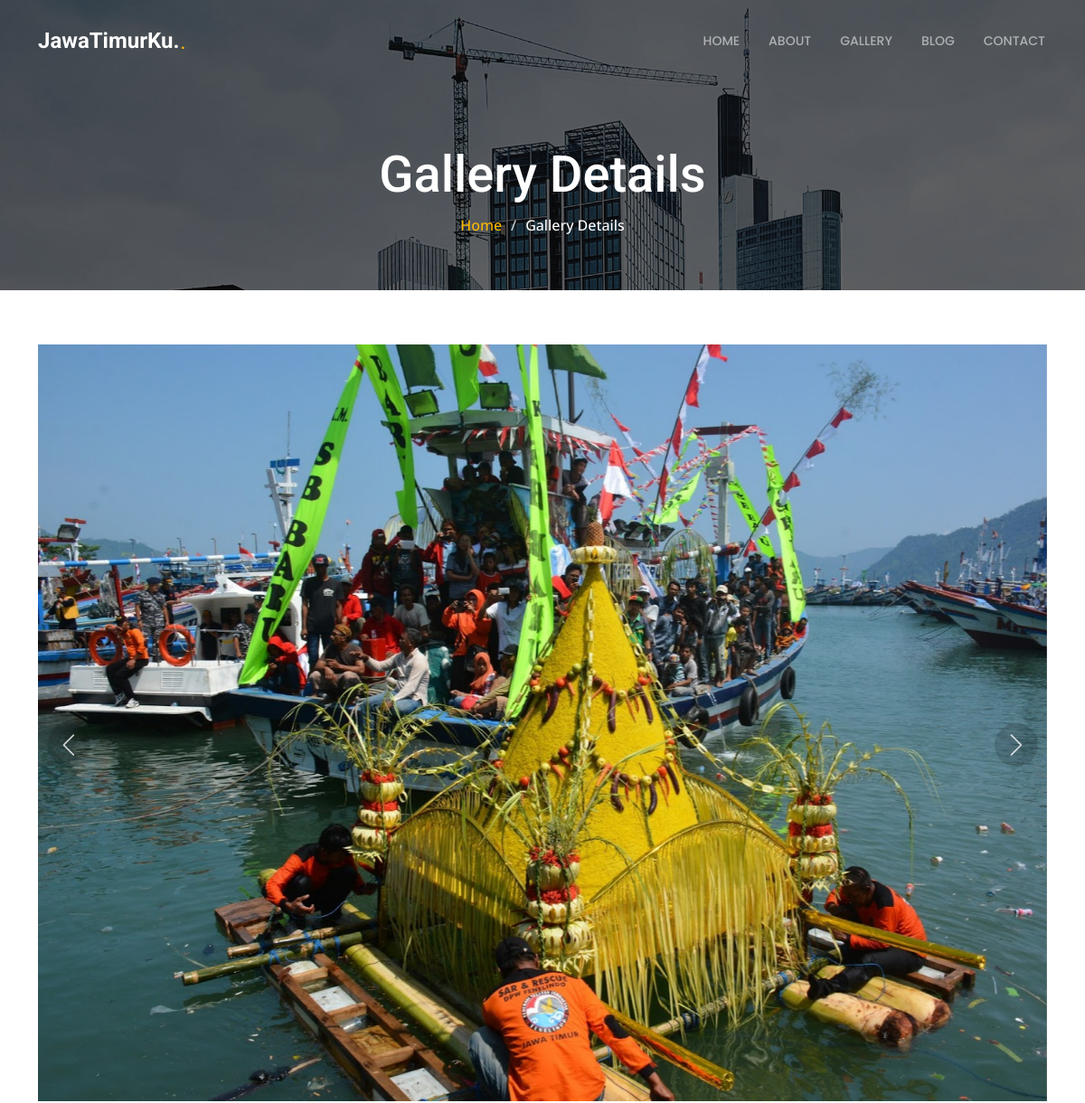
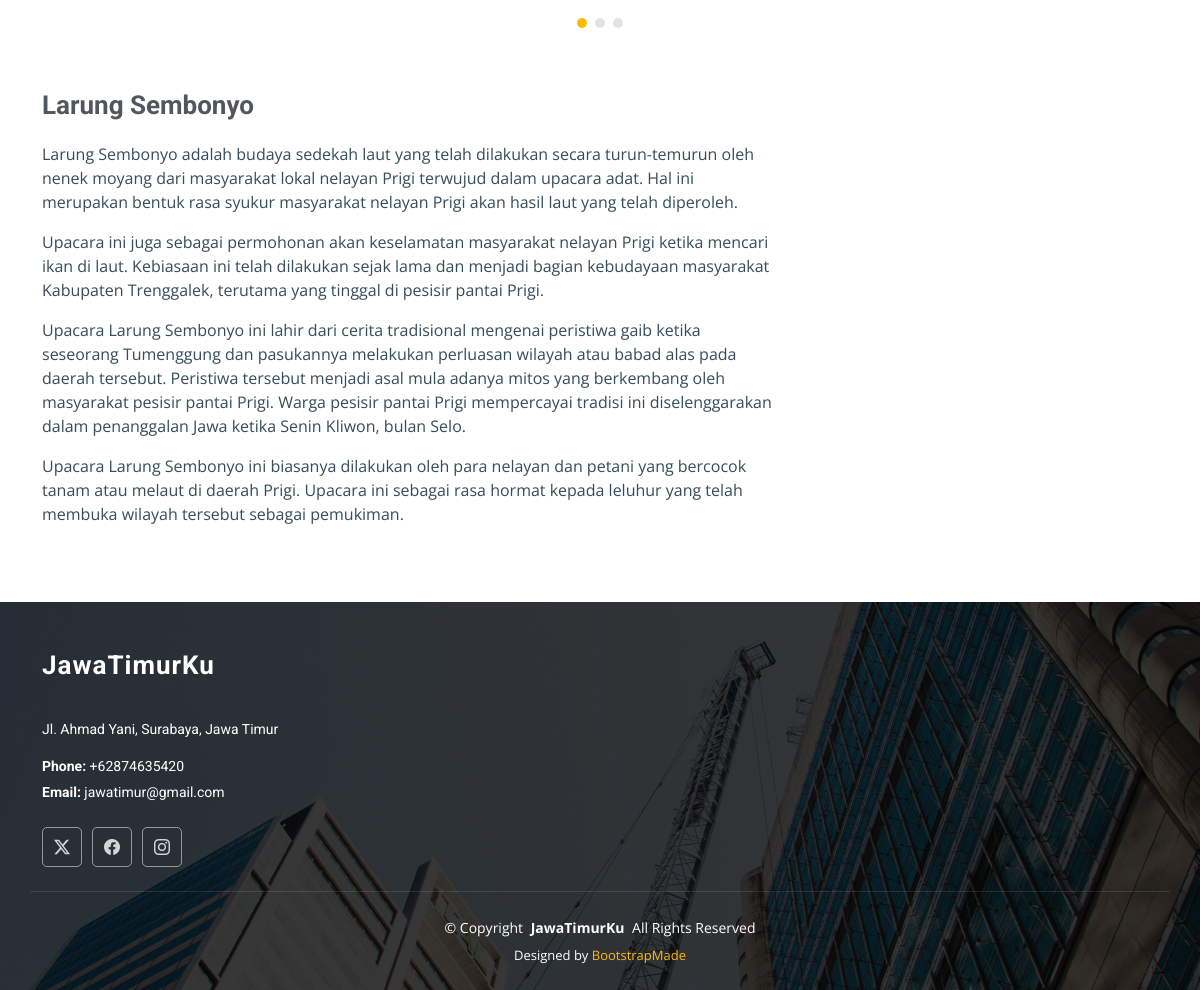
/detail.php?id_gambar=1, run on the app's committed database (2 pictures, top to bottom).
### tables this page shows
CREATE TABLE `tgambar` (
  `id_gambar` int(3) NOT NULL,
  `jenis_gambar` varchar(128) NOT NULL,
  `judul_gambar` varchar(255) NOT NULL,
  `paragraf_1` text NOT NULL,
  `paragraf_2` text NOT NULL,
  `paragraf_3` text NOT NULL,
  `paragraf_4` text NOT NULL,
  `gambar_1` varchar(128) NOT NULL,
  `gambar_2` varchar(128) NOT NULL,
  `gambar_3` varchar(128) NOT NULL
);

CREATE TABLE `tkontak` (
  `id_kontak` int(3) NOT NULL,
  `address` varchar(128) NOT NULL,
  `call_us` varchar(20) NOT NULL,
  `email_us` varchar(128) NOT NULL,
  `maps` varchar(500) NOT NULL,
  `twitter` varchar(255) NOT NULL,
  `facebook` varchar(255) NOT NULL,
  `instagram` varchar(255) NOT NULL
);

### detail.php (the view, shortened to what this page needs)
<?php
include('koneksi.php');
$id_gambar = isset($_GET['id_gambar']) ? intval($_GET['id_gambar']) : 0;
$query = "SELECT * FROM tgambar WHERE id_gambar = $id_gambar";
$result = mysqli_query($koneksi, $query);
if (mysqli_num_rows($result) > 0) {
    $data = mysqli_fetch_assoc($result);
} else {
    die("Data tidak ditemukan.");
}
?>
<!DOCTYPE html>
<html lang="en">
  <head>
    <link
      href="assets/vendor/bootstrap/css/bootstrap.min.css"
      rel="stylesheet"
    />
    <link
      href="assets/vendor/bootstrap-icons/bootstrap-icons.css"
      rel="stylesheet"
    />
    <link href="assets/vendor/aos/aos.css" rel="stylesheet" />
    <link
      href="assets/vendor/fontawesome-free/css/all.min.css"
      rel="stylesheet"
    />
    <link
      href="assets/vendor/glightbox/css/glightbox.min.css"
      rel="stylesheet"
    />
    <link href="assets/vendor/swiper/swiper-bundle.min.css" rel="stylesheet" />
    <link href="assets/css/main.css" rel="stylesheet" />
  </head>
  <body class="project-details-page">
    <header id="header" class="header d-flex align-items-center fixed-top">
      <div
        class="container-fluid container-xl position-relative d-flex align-items-center justify-content-between"
      >
        <a href="index.php" class="logo d-flex align-items-center">
          <h1 class="sitename">JawaTimurKu.</h1>
          <span>.</span>
        </a>
        <nav id="navmenu" class="navmenu">
          <ul>
            <li><a href="index.php">Home</a></li>
            <li><a href="about.php">About</a></li>
            <li><a href="projects.php">Gallery</a></li>
            <li><a href="blog.php">Blog</a></li>
            <li><a href="contact.php">Contact</a></li>
          </ul>
        </nav>
      </div>
    </header>
    <main class="main">
      <div
        class="page-title dark-background"
        style="background-image: url(assets/img/page-title-bg.jpg)"
      >
        <div class="container position-relative">
          <h1>Gallery Details</h1>
          <nav class="breadcrumbs">
            <ol>
              <li><a href="index.php">Home</a></li>
              <li class="current">Gallery Details</li>
            </ol>
          </nav>
        </div>
      </div>
      <section id="project-details" class="project-details section">
        <div class="container" data-aos="fade-up">
          <div class="portfolio-details-slider swiper init-swiper">
            <div class="swiper-wrapper align-items-center">
            <?php if (!empty($data['gambar_1'])): ?>
              <div class="swiper-slide">
                <img src="/Jawa%20Timur/Dashboard/<?= $data['gambar_1']; ?>" alt="" />
              </div>
              <?php endif; ?>
            </div>
            <div class="swiper-button-prev"></div>
            <div class="swiper-button-next"></div>
            <div class="swiper-pagination"></div>
          </div>
          <div class="row justify-content-between gy-4 mt-4">
            <div class="col-lg-8" data-aos="fade-up">
              <div class="portfolio-description">
                <h2><?= $data['judul_gambar']; ?></h2>
                <p><?= $data['paragraf_1']; ?></p>
                <p><?= $data['paragraf_2']; ?></p>
                <p><?= $data['paragraf_3']; ?></p>
                <p><?= $data['paragraf_4']; ?>
                </p>
              </div>
            </div>
          </div>
      </section>
</main>
<?php include "footer.php"; ?>

### footer.php (shortened to what this page needs)
<?php
  $result_kontak = mysqli_query($koneksi, "SELECT * FROM tkontak LIMIT 1");
  $data = mysqli_fetch_array($result_kontak);
?>
<footer id="footer" class="footer dark-background">
      <div class="container footer-top">
        <div class="row gy-4">
          <div class="col-lg-4 col-md-6 footer-about">
            <a href="index.php" class="logo d-flex align-items-center">
              <span class="sitename">JawaTimurKu</span>
            </a>
            <div class="footer-contact pt-3">
              <p><?= $data['address']; ?></p>
              <p class="mt-3">
                <strong>Phone:</strong> <span><?= $data['call_us']; ?></span>
              </p>
              <p><strong>Email:</strong> <span><?= $data['email_us']; ?></span></p>
            </div>
            <div class="social-links d-flex mt-4">
              <a href="<?= $data['twitter']; ?>"><i class="bi bi-twitter-x"></i></a>
              <a href="<?= $data['facebook']; ?>"><i class="bi bi-facebook"></i></a>
              <a href="<?= $data['instagram']; ?>"><i class="bi bi-instagram"></i></a>
            </div>
          </div>
      <div class="container copyright text-center mt-4">
        <p>
          © <span>Copyright</span>
          <strong class="px-1 sitename">JawaTimurKu</strong>
          <span>All Rights Reserved</span>
        </p>
        <div class="credits">
          Designed by <a href="https://bootstrapmade.com/">BootstrapMade</a>
        </div>
      </div>
    </footer>
  </body>
</html>

### data on the page
tgambar: gambar_1 (picture), judul_gambar "Larung Sembonyo", paragraf_1 "Larung Sembonyo adalah budaya sedekah laut yang telah dilakukan secara turun-temurun oleh nenek moyang dari masyarakat lokal nelayan Prigi terwujud dalam upacara adat. Hal ini merupakan bentuk rasa syukur masyarakat nelayan Prigi akan hasil laut yang telah diperoleh.", paragraf_2 "Upacara ini juga sebagai permohonan akan keselamatan masyarakat nelayan Prigi ketika mencari ikan di laut. Kebiasaan ini telah dilakukan sejak lama dan menjadi bagian kebudayaan masyarakat Kabupaten Trenggalek, terutama yang tinggal di pesisir pantai Prigi.", paragraf_3 "Upacara Larung Sembonyo ini lahir dari cerita tradisional mengenai peristiwa gaib ketika seseorang Tumenggung dan pasukannya melakukan perluasan wilayah atau babad alas pada daerah tersebut. Peristiwa tersebut menjadi asal mula adanya mitos yang berkembang oleh masyarakat pesisir pantai Prigi. Warga pesisir pantai Prigi mempercayai tradisi ini diselenggarakan dalam penanggalan Jawa ketika Senin Kliwon, bulan Selo.", paragraf_4 "Upacara Larung Sembonyo ini biasanya dilakukan oleh para nelayan dan petani yang bercocok tanam atau melaut di daerah Prigi. Upacara ini sebagai rasa hormat kepada leluhur yang telah membuka wilayah tersebut sebagai pemukiman."
tkontak: address "Jl. Ahmad Yani, Surabaya, Jawa Timur", call_us "+62874635420", email_us "jawatimur@gmail.com"
